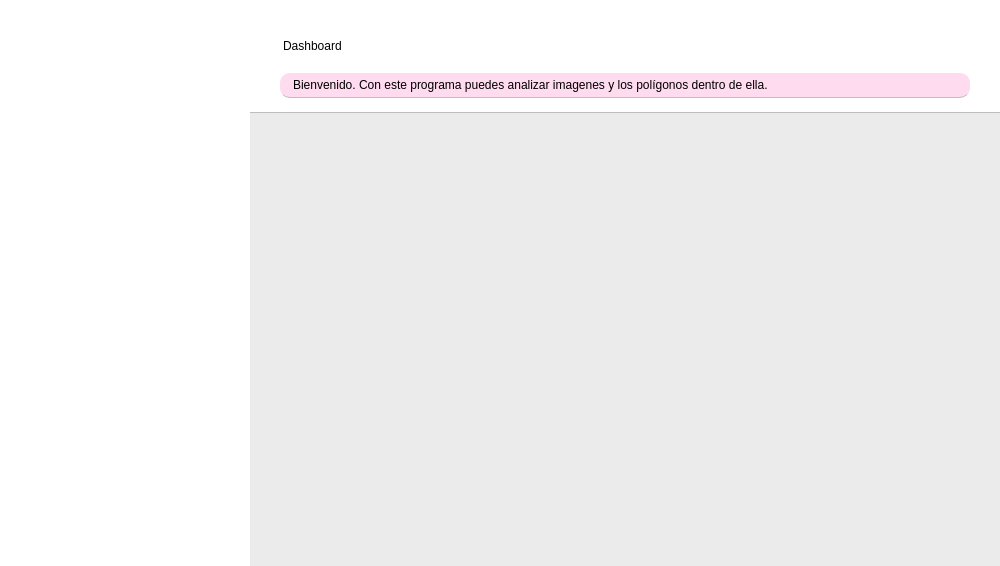
<?xml version="1.0" encoding="UTF-8"?>
<ui version="4.0">
 <class>MainWindow</class>
 <widget class="QMainWindow" name="MainWindow">
  <property name="geometry">
   <rect>
    <x>0</x>
    <y>0</y>
    <width>1000</width>
    <height>566</height>
   </rect>
  </property>
  <property name="sizePolicy">
   <sizepolicy hsizetype="Preferred" vsizetype="Preferred">
    <horstretch>0</horstretch>
    <verstretch>0</verstretch>
   </sizepolicy>
  </property>
  <property name="minimumSize">
   <size>
    <width>0</width>
    <height>0</height>
   </size>
  </property>
  <property name="maximumSize">
   <size>
    <width>16777215</width>
    <height>16777215</height>
   </size>
  </property>
  <property name="windowTitle">
   <string>MainWindow</string>
  </property>
  <property name="styleSheet">
   <string notr="true"/>
  </property>
  <widget class="QWidget" name="mainWidget">
   <property name="sizePolicy">
    <sizepolicy hsizetype="Expanding" vsizetype="Expanding">
     <horstretch>0</horstretch>
     <verstretch>0</verstretch>
    </sizepolicy>
   </property>
   <property name="minimumSize">
    <size>
     <width>1000</width>
     <height>500</height>
    </size>
   </property>
   <property name="maximumSize">
    <size>
     <width>2000</width>
     <height>1500</height>
    </size>
   </property>
   <property name="styleSheet">
    <string notr="true">QWidget {
background-color: rgb(255, 255, 255)
}</string>
   </property>
   <layout class="QHBoxLayout" name="horizontalLayout_4">
    <property name="spacing">
     <number>0</number>
    </property>
    <property name="leftMargin">
     <number>0</number>
    </property>
    <property name="topMargin">
     <number>0</number>
    </property>
    <property name="rightMargin">
     <number>0</number>
    </property>
    <property name="bottomMargin">
     <number>0</number>
    </property>
    <item>
     <layout class="QHBoxLayout" name="horizontalLayout" stretch="1,3">
      <property name="spacing">
       <number>0</number>
      </property>
      <item>
       <widget class="QWidget" name="sidebar" native="true">
        <property name="sizePolicy">
         <sizepolicy hsizetype="MinimumExpanding" vsizetype="MinimumExpanding">
          <horstretch>0</horstretch>
          <verstretch>0</verstretch>
         </sizepolicy>
        </property>
        <property name="minimumSize">
         <size>
          <width>200</width>
          <height>0</height>
         </size>
        </property>
        <property name="maximumSize">
         <size>
          <width>16777215</width>
          <height>16777215</height>
         </size>
        </property>
        <property name="styleSheet">
         <string notr="true">QWidget {
	border-right: 1px solid rgb(235, 235, 235);
	background-color: none:
}</string>
        </property>
        <layout class="QVBoxLayout" name="sidebarVLayout_2">
         <property name="spacing">
          <number>0</number>
         </property>
         <property name="leftMargin">
          <number>0</number>
         </property>
         <property name="topMargin">
          <number>0</number>
         </property>
         <property name="rightMargin">
          <number>0</number>
         </property>
         <property name="bottomMargin">
          <number>0</number>
         </property>
         <item>
          <layout class="QVBoxLayout" name="sidebarVLayout" stretch="1">
           <property name="spacing">
            <number>0</number>
           </property>
           <item alignment="Qt::AlignLeft|Qt::AlignTop">
            <widget class="QLabel" name="logoLabel">
             <property name="sizePolicy">
              <sizepolicy hsizetype="Expanding" vsizetype="Expanding">
               <horstretch>0</horstretch>
               <verstretch>0</verstretch>
              </sizepolicy>
             </property>
             <property name="minimumSize">
              <size>
               <width>0</width>
               <height>70</height>
              </size>
             </property>
             <property name="maximumSize">
              <size>
               <width>250</width>
               <height>70</height>
              </size>
             </property>
             <property name="styleSheet">
              <string notr="true">QLabel {
	padding: 20px;
	padding-right: 40px;
	text-align: left;
}</string>
             </property>
             <property name="text">
              <string/>
             </property>
             <property name="pixmap">
              <pixmap resource="../../res/resources.qrc">:/logo/logo.png</pixmap>
             </property>
             <property name="scaledContents">
              <bool>true</bool>
             </property>
             <property name="alignment">
              <set>Qt::AlignLeading|Qt::AlignLeft|Qt::AlignTop</set>
             </property>
             <property name="margin">
              <number>0</number>
             </property>
            </widget>
           </item>
          </layout>
         </item>
        </layout>
       </widget>
      </item>
      <item>
       <widget class="QWidget" name="dashboardWidget" native="true">
        <property name="sizePolicy">
         <sizepolicy hsizetype="MinimumExpanding" vsizetype="MinimumExpanding">
          <horstretch>0</horstretch>
          <verstretch>0</verstretch>
         </sizepolicy>
        </property>
        <property name="minimumSize">
         <size>
          <width>500</width>
          <height>0</height>
         </size>
        </property>
        <property name="maximumSize">
         <size>
          <width>16777215</width>
          <height>16777215</height>
         </size>
        </property>
        <property name="autoFillBackground">
         <bool>false</bool>
        </property>
        <property name="styleSheet">
         <string notr="true">QWidget {
rgb(249, 249, 249)
}</string>
        </property>
        <layout class="QVBoxLayout" name="verticalLayout_2">
         <property name="spacing">
          <number>0</number>
         </property>
         <property name="leftMargin">
          <number>0</number>
         </property>
         <property name="topMargin">
          <number>0</number>
         </property>
         <property name="rightMargin">
          <number>0</number>
         </property>
         <property name="bottomMargin">
          <number>0</number>
         </property>
         <item>
          <layout class="QVBoxLayout" name="verticalLayout" stretch="1,4">
           <property name="spacing">
            <number>0</number>
           </property>
           <property name="sizeConstraint">
            <enum>QLayout::SetDefaultConstraint</enum>
           </property>
           <item>
            <widget class="QWidget" name="header" native="true">
             <property name="sizePolicy">
              <sizepolicy hsizetype="Expanding" vsizetype="Expanding">
               <horstretch>0</horstretch>
               <verstretch>0</verstretch>
              </sizepolicy>
             </property>
             <property name="styleSheet">
              <string notr="true">QWidget {; 
    background-color: rgb(255, 255, 255);
	border-bottom: 1px solid rgb(190, 190, 190);
	padding: 20px;
	padding-bottom:10px;
}</string>
             </property>
             <layout class="QVBoxLayout" name="verticalLayout_4">
              <property name="spacing">
               <number>0</number>
              </property>
              <property name="leftMargin">
               <number>0</number>
              </property>
              <property name="topMargin">
               <number>0</number>
              </property>
              <property name="rightMargin">
               <number>0</number>
              </property>
              <property name="bottomMargin">
               <number>0</number>
              </property>
              <item>
               <layout class="QVBoxLayout" name="headerVLayout" stretch="3,0">
                <property name="spacing">
                 <number>0</number>
                </property>
                <property name="leftMargin">
                 <number>0</number>
                </property>
                <property name="topMargin">
                 <number>0</number>
                </property>
                <property name="rightMargin">
                 <number>0</number>
                </property>
                <property name="bottomMargin">
                 <number>0</number>
                </property>
                <item>
                 <widget class="QLabel" name="headerTitle">
                  <property name="styleSheet">
                   <string notr="true">QLabel {
	padding: 30px 30px 10px 30px; 
	font: 700 20pt &quot;Segoe UI Variable Small&quot;;
	color: rgb(0,0,0);
border-color: rgb(255,255,255);
}</string>
                  </property>
                  <property name="text">
                   <string>Dashboard</string>
                  </property>
                 </widget>
                </item>
                <item>
                 <layout class="QVBoxLayout" name="descriptionVLayout">
                  <property name="spacing">
                   <number>0</number>
                  </property>
                  <property name="leftMargin">
                   <number>30</number>
                  </property>
                  <property name="topMargin">
                   <number>0</number>
                  </property>
                  <property name="rightMargin">
                   <number>30</number>
                  </property>
                  <property name="bottomMargin">
                   <number>15</number>
                  </property>
                  <item>
                   <widget class="QLabel" name="headerDescription">
                    <property name="sizePolicy">
                     <sizepolicy hsizetype="Expanding" vsizetype="MinimumExpanding">
                      <horstretch>0</horstretch>
                      <verstretch>0</verstretch>
                     </sizepolicy>
                    </property>
                    <property name="maximumSize">
                     <size>
                      <width>16777215</width>
                      <height>40</height>
                     </size>
                    </property>
                    <property name="styleSheet">
                     <string notr="true">QLabel {
	padding: 5px 10px;
	font: 500 9pt &quot;Segoe UI Variable Small&quot;;
background-color: rgb(255, 219, 239);
color: rgb(0,0,0);
border-radius: 10px;
}</string>
                    </property>
                    <property name="text">
                     <string>Bienvenido. Con este programa puedes analizar imagenes y los polígonos dentro de ella.</string>
                    </property>
                   </widget>
                  </item>
                 </layout>
                </item>
               </layout>
              </item>
             </layout>
            </widget>
           </item>
           <item>
            <widget class="QStackedWidget" name="dashStackedWidget">
             <property name="sizePolicy">
              <sizepolicy hsizetype="Expanding" vsizetype="Expanding">
               <horstretch>0</horstretch>
               <verstretch>0</verstretch>
              </sizepolicy>
             </property>
             <property name="minimumSize">
              <size>
               <width>0</width>
               <height>0</height>
              </size>
             </property>
             <property name="maximumSize">
              <size>
               <width>16777215</width>
               <height>16777215</height>
              </size>
             </property>
             <property name="styleSheet">
              <string notr="true">QWidget {
	background-color:  rgb(235, 235, 235);
}</string>
             </property>
             <property name="currentIndex">
              <number>0</number>
             </property>
             <widget class="QWidget" name="dashMenuWidget">
              <property name="sizePolicy">
               <sizepolicy hsizetype="Expanding" vsizetype="Expanding">
                <horstretch>0</horstretch>
                <verstretch>0</verstretch>
               </sizepolicy>
              </property>
              <property name="minimumSize">
               <size>
                <width>0</width>
                <height>0</height>
               </size>
              </property>
              <property name="maximumSize">
               <size>
                <width>16777215</width>
                <height>16777215</height>
               </size>
              </property>
              <property name="styleSheet">
               <string notr="true"/>
              </property>
              <layout class="QVBoxLayout" name="verticalLayout_5">
               <property name="spacing">
                <number>0</number>
               </property>
               <property name="leftMargin">
                <number>0</number>
               </property>
               <property name="topMargin">
                <number>0</number>
               </property>
               <property name="rightMargin">
                <number>0</number>
               </property>
               <property name="bottomMargin">
                <number>0</number>
               </property>
               <item>
                <layout class="QHBoxLayout" name="dashMenuHLayout">
                 <property name="spacing">
                  <number>0</number>
                 </property>
                 <property name="leftMargin">
                  <number>30</number>
                 </property>
                 <property name="topMargin">
                  <number>30</number>
                 </property>
                 <property name="rightMargin">
                  <number>30</number>
                 </property>
                 <property name="bottomMargin">
                  <number>30</number>
                 </property>
                 <item>
                  <layout class="QGridLayout" name="dashMenuGridLayout">
                   <property name="spacing">
                    <number>30</number>
                   </property>
                   <item row="0" column="3">
                    <widget class="QPushButton" name="detailsBtn">
                     <property name="sizePolicy">
                      <sizepolicy hsizetype="Expanding" vsizetype="Expanding">
                       <horstretch>0</horstretch>
                       <verstretch>0</verstretch>
                      </sizepolicy>
                     </property>
                     <property name="minimumSize">
                      <size>
                       <width>0</width>
                       <height>0</height>
                      </size>
                     </property>
                     <property name="maximumSize">
                      <size>
                       <width>16777215</width>
                       <height>16777215</height>
                      </size>
                     </property>
                     <property name="styleSheet">
                      <string notr="true">QPushButton {
    border-image: url(':/functions/2.png') stretch;
	border-radius: 20;
}
</string>
                     </property>
                     <property name="text">
                      <string/>
                     </property>
                    </widget>
                   </item>
                   <item row="1" column="3">
                    <widget class="QPushButton" name="areasBtn">
                     <property name="sizePolicy">
                      <sizepolicy hsizetype="Expanding" vsizetype="Expanding">
                       <horstretch>0</horstretch>
                       <verstretch>0</verstretch>
                      </sizepolicy>
                     </property>
                     <property name="minimumSize">
                      <size>
                       <width>0</width>
                       <height>0</height>
                      </size>
                     </property>
                     <property name="maximumSize">
                      <size>
                       <width>16777215</width>
                       <height>16777215</height>
                      </size>
                     </property>
                     <property name="styleSheet">
                      <string notr="true">QPushButton {
    border-image: url(':/functions/4.png') stretch;
	border-radius: 20;
}
</string>
                     </property>
                     <property name="text">
                      <string/>
                     </property>
                    </widget>
                   </item>
                   <item row="1" column="2">
                    <widget class="QPushButton" name="perimetersBtn">
                     <property name="sizePolicy">
                      <sizepolicy hsizetype="Expanding" vsizetype="Expanding">
                       <horstretch>0</horstretch>
                       <verstretch>0</verstretch>
                      </sizepolicy>
                     </property>
                     <property name="minimumSize">
                      <size>
                       <width>0</width>
                       <height>0</height>
                      </size>
                     </property>
                     <property name="maximumSize">
                      <size>
                       <width>16777215</width>
                       <height>16777215</height>
                      </size>
                     </property>
                     <property name="styleSheet">
                      <string notr="true">QPushButton {
    border-image: url(':/functions/3.png') stretch;
	border-radius: 20;
}
</string>
                     </property>
                     <property name="text">
                      <string/>
                     </property>
                    </widget>
                   </item>
                   <item row="0" column="2">
                    <widget class="QPushButton" name="contoursBtn">
                     <property name="sizePolicy">
                      <sizepolicy hsizetype="Expanding" vsizetype="Expanding">
                       <horstretch>0</horstretch>
                       <verstretch>0</verstretch>
                      </sizepolicy>
                     </property>
                     <property name="minimumSize">
                      <size>
                       <width>0</width>
                       <height>0</height>
                      </size>
                     </property>
                     <property name="maximumSize">
                      <size>
                       <width>16777215</width>
                       <height>16777215</height>
                      </size>
                     </property>
                     <property name="styleSheet">
                      <string notr="true">QPushButton {
    border-image: url(':/functions/1') stretch;
	border-radius: 20;
}
</string>
                     </property>
                     <property name="text">
                      <string/>
                     </property>
                    </widget>
                   </item>
                  </layout>
                 </item>
                </layout>
               </item>
              </layout>
             </widget>
            </widget>
           </item>
          </layout>
         </item>
        </layout>
       </widget>
      </item>
     </layout>
    </item>
   </layout>
  </widget>
 </widget>
 <resources>
  <include location="../../res/resources.qrc"/>
 </resources>
 <connections/>
</ui>
